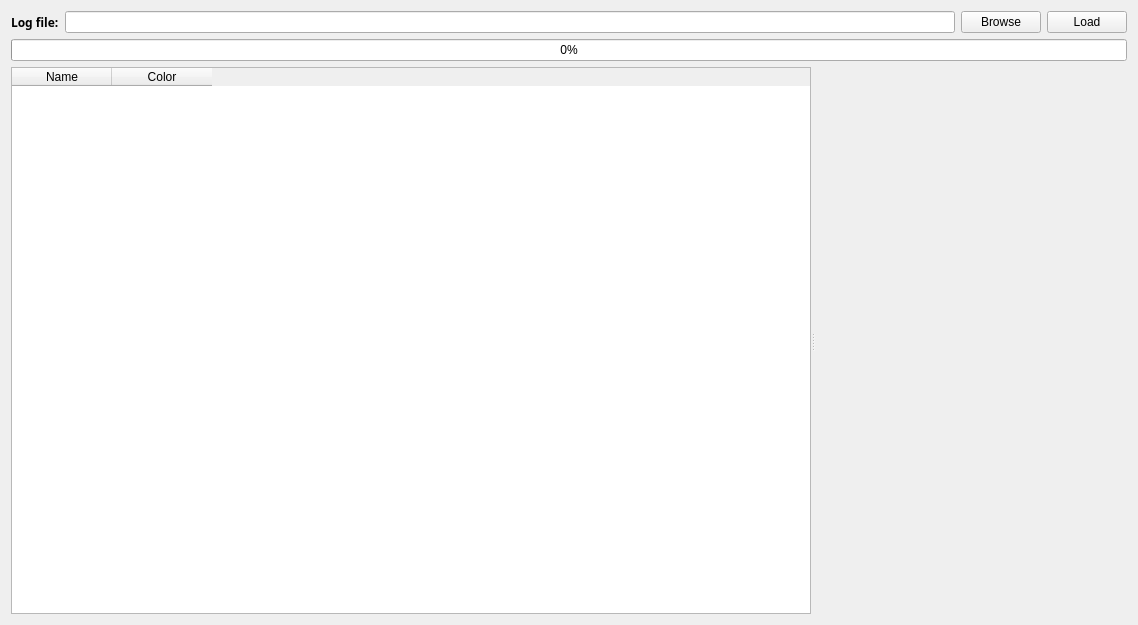
<?xml version="1.0" encoding="UTF-8"?>
<ui version="4.0">
 <class>LPlaybackWidget</class>
 <widget class="QWidget" name="LPlaybackWidget">
  <property name="geometry">
   <rect>
    <x>0</x>
    <y>0</y>
    <width>1138</width>
    <height>625</height>
   </rect>
  </property>
  <property name="windowTitle">
   <string>Playback Widget</string>
  </property>
  <layout class="QVBoxLayout" name="verticalLayout">
   <item>
    <layout class="QHBoxLayout" name="horizontalLayout_2">
     <item>
      <widget class="QLabel" name="label">
       <property name="font">
        <font>
         <family>微软雅黑</family>
         <weight>75</weight>
         <bold>true</bold>
        </font>
       </property>
       <property name="text">
        <string>Log file:</string>
       </property>
      </widget>
     </item>
     <item>
      <widget class="QLineEdit" name="filePathEdit">
       <property name="text">
        <string/>
       </property>
      </widget>
     </item>
     <item>
      <widget class="QPushButton" name="browseButton">
       <property name="text">
        <string>Browse</string>
       </property>
      </widget>
     </item>
     <item>
      <widget class="QPushButton" name="loadButton">
       <property name="text">
        <string>Load</string>
       </property>
      </widget>
     </item>
    </layout>
   </item>
   <item>
    <widget class="QProgressBar" name="progressBar">
     <property name="value">
      <number>0</number>
     </property>
    </widget>
   </item>
   <item>
    <widget class="QSplitter" name="splitter">
     <property name="orientation">
      <enum>Qt::Horizontal</enum>
     </property>
     <widget class="QTableWidget" name="tableWidget">
      <property name="sizePolicy">
       <sizepolicy hsizetype="Preferred" vsizetype="Preferred">
        <horstretch>0</horstretch>
        <verstretch>0</verstretch>
       </sizepolicy>
      </property>
      <property name="minimumSize">
       <size>
        <width>0</width>
        <height>0</height>
       </size>
      </property>
      <property name="maximumSize">
       <size>
        <width>16777215</width>
        <height>16777215</height>
       </size>
      </property>
      <property name="layoutDirection">
       <enum>Qt::LeftToRight</enum>
      </property>
      <property name="selectionMode">
       <enum>QAbstractItemView::ExtendedSelection</enum>
      </property>
      <property name="textElideMode">
       <enum>Qt::ElideLeft</enum>
      </property>
      <property name="sortingEnabled">
       <bool>true</bool>
      </property>
      <property name="wordWrap">
       <bool>true</bool>
      </property>
      <attribute name="horizontalHeaderCascadingSectionResizes">
       <bool>false</bool>
      </attribute>
      <attribute name="horizontalHeaderMinimumSectionSize">
       <number>27</number>
      </attribute>
      <attribute name="horizontalHeaderDefaultSectionSize">
       <number>100</number>
      </attribute>
      <attribute name="horizontalHeaderStretchLastSection">
       <bool>false</bool>
      </attribute>
      <attribute name="verticalHeaderVisible">
       <bool>false</bool>
      </attribute>
      <column>
       <property name="text">
        <string>Name</string>
       </property>
      </column>
      <column>
       <property name="text">
        <string>Color</string>
       </property>
      </column>
     </widget>
     <widget class="LOscilloscope" name="scope" native="true"/>
    </widget>
   </item>
  </layout>
 </widget>
 <customwidgets>
  <customwidget>
   <class>LOscilloscope</class>
   <extends>QWidget</extends>
   <header>LOscilloscope.h</header>
   <container>1</container>
  </customwidget>
 </customwidgets>
 <resources/>
 <connections/>
</ui>
